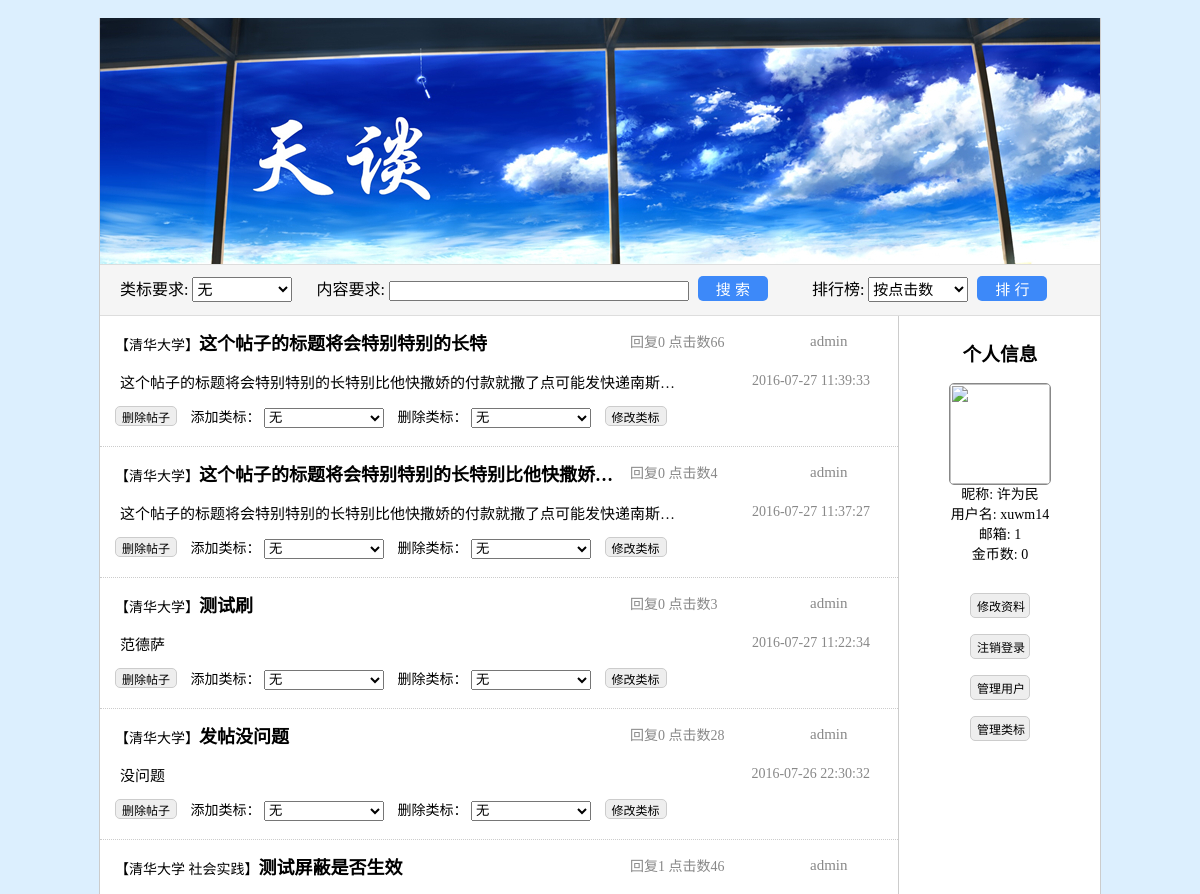
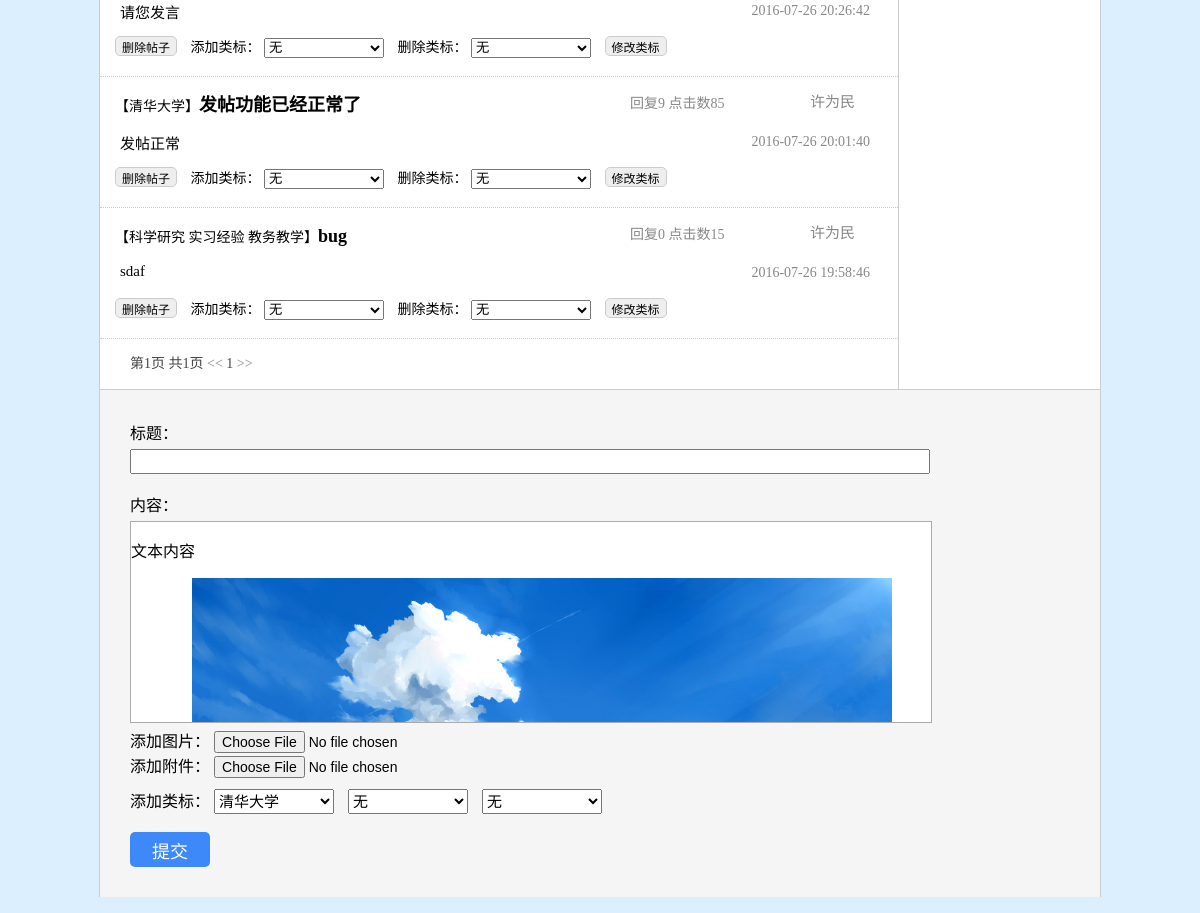
The page /postbar/homepage/ (signed in) on the database its author committed (2 pictures, top to bottom).
### postbar/models.py (models this page shows, shortened)
class TKuser(models.Model):
	user        = models.OneToOneField(User, on_delete = models.CASCADE)
	nickname    = models.CharField(max_length = 100)
	img         = models.ImageField(upload_to = user_directory_path, default = '/static/images/mengbi.jpg')
	pwdQuestion = models.CharField(max_length = 100)
	pwdAnswer   = models.CharField(max_length = 100)
	numPost     = models.IntegerField(default = 0)
	numScore    = models.IntegerField(default = 0)
	numCoin     = models.IntegerField(default = 0)
	usrStatus   = models.SmallIntegerField(default = 0)
	usrType     = models.SmallIntegerField(default = 0)
	def getImgUrl(self):
		return self.img.url

class TKpost(models.Model):
	title       = models.CharField(max_length = 100)
	content     = models.CharField(max_length = 1000)
	img         = models.ImageField(upload_to = 'upload')
	attachment  = models.FileField()
	user        = models.ForeignKey(User, on_delete = models.CASCADE)
	time        = models.DateTimeField(default = timezone.now)
	classTag    = models.CharField(max_length = 100)
	keyword     = models.CharField(max_length = 100)
	numClick    = models.IntegerField(default = 0)
	numResp     = models.IntegerField(default = 0)
	score       = models.IntegerField(default = 0)
	coin        = models.IntegerField(default = 0)

### postbar/views.py (the view, shortened to what this page needs)
@csrf_exempt
def homepage(request):
	if request.user.is_authenticated():
		postDic = [{'post': p,
					'tag1': p.classTag.split()[0],
					'tag2': p.classTag.split()[1] if len(p.classTag.split()) > 1 else '无',
					'tag3': p.classTag.split()[2] if len(p.classTag.split()) > 2 else '无'
				} for p in TKhomepage.searchPostByTime()
			]
		dic = {
			'user': request.user,
			'img' : request.user.tkuser.getImgUrl(),
			'posts': postDic,
			'tags': TKclassTag.objects.all(),
		}
		return render(request, 'postbar/homepage.html', dic)
	else:
		return HttpResponse("您未登陆，无法访问该网页！")

### postbar/models.py (called while the page is built)
	def searchPostByTime():
		return TKpost.objects.all().order_by('-time')

### postbar/templates/postbar/homepage.html (shortened to what this page needs)
﻿﻿<!doctype html>
<html lang="zh-CN">
<head>
	<link rel="stylesheet" href="/static/css/base.css">
</head>
<body>
<div id="container">
	<div id="homepage_header" style="background-image:url(/static/images/hp_header.jpg)"></div>
	<div id="menu_block">
		类标要求:
		<select class="menu_block_label" name="search_label">
			<option value="无">无</option>
		</select>
		内容要求:
		<input id="menu_block_content" type="text" name="search_content"/>
		<input id="menu_block_btn" type="button" value="搜 索"/>
		排行榜:
		<select class="menu_block_rank" name="rank">
			<option value="click">按点击数</option>
		</select>
		<input id="menu_block_btn" type="button" value="排 行"/>
	</div>
	<div id="user_info">
		<h3>个人信息</h3>
		<img class="user_info_img" src="{{ img }}"></br>
		<span class="user_info_name">昵称: {{ user.tkuser.nickname }}</span></br>
		<span class="user_info_name">用户名: {{ user.username }}</span></br>
		<span class="user_info_name">邮箱: {{ user.email }}</span></br>
		<span class="user_info_name">金币数: {{ user.tkuser.numCoin }}</span></br></br>
		<input class="user_info_btn" type="button" value="修改资料" onclick="window.location.href='{% url 'account' %}'"/></br>
		<input class="user_info_btn" type="button" value="注销登录" onclick="logout()"/></br>
		{% if user.tkuser.usrType != 0 %}
			<input class="user_info_btn" type="button" value="管理用户" onclick="window.location.href='{% url 'useradmin' %}'"/></br>
			<input class="user_info_btn" type="button" value="管理类标" onclick="window.location.href='{% url 'tagadmin' %}'"/></br>
		{% endif %}
	</div>
	<div id="post_list">
		{% for p in posts %}
		{% if p.post.user.tkuser.usrStatus != 2 %}
		<div class="post_item">
			<div class="post_item_wrap1">
				<p class="post_item_title"><a href="{% url 'post' p.post.id %}" target="_blank">
					<span class="post_item_label">【{{ p.post.classTag }}】</span>{{ p.post.title }}
				</a></p>
				<p class="post_item_author">{{ p.post.user.tkuser.nickname }}</p>
				<p class="post_item_num">回复{{ p.post.numResp }} 点击数{{ p.post.numClick }}</p>
			</div>
			<div class="post_item_wrap2">
				<div class="post_item_brief"><p>{{ p.post.content }}</p></div>
				<div class="post_item_date">{{ p.post.time|date:"Y-m-d H:i:s" }}</div>
			</div>
			{% if user.tkuser.usrType != 0 %}
			<div class="post_item_wrap3">
				<input class="post_item_btn opPost" id="delPost{{ forloop.counter }}" type="button" value="删除帖子"/>
				添加类标：
				<select class="post_item_ctrl" id="addTag{{ forloop.counter }}">
					<option value="无">无</option>
				</select>
				删除类标：
				<select class="post_item_ctrl" id="delTag{{ forloop.counter }}">
					<option value="无">无</option>
				</select>
				<button class="post_item_btn opTag" type="button" id="op{{ forloop.counter }}">修改类标</button>
			</div>
			{% endif %}
		</div>
		{% endif %}
		{% endfor %}
		<div id="pagenum">
			第1页 共1页  <a href=""><<</a> 1 <a href="">>></a>
		</div>
	</div>
	<form id="new_post" method="post" action="" >
		标题：</br><input id="new_post_title" type="text" name="title" onsubmit="checkPost()" />
		内容：</br>
		<div id="new_post_content" contenteditable="true">
			<p id="rel_post_content">文本内容</p>
			<img class="new_post_img" src="/static/images/log_bg.jpg">
		</div>
		添加图片：
		<input class="new_post_file" type="file" onchange="addImg(this.value)" /></br>
		添加附件：
		<input class="new_post_file" type="file" name="headimg"/></br>
		<div id="new_post_labels">
			添加类标：
			<select class="new_post_label" id="tag1">
			{% for tag in tags %}
				<option value="{{ tag.classTagName }}">{{ tag.classTagName }}</option>
			{% endfor %}
			</select>
			<select class="new_post_label" id="tag2">
				<option value="无" selected="selected">无</option>
			</select>
			<select class="new_post_label" id="tag3">
				<option value="无" selected="selected">无</option>
			</select>
		</div></br>
		{% if user.tkuser.usrStatus > 0 %}
			<p>您处于禁言或屏蔽状态，无法发帖！</p>
		{% else %}
			<input type="button" value="提交" id="new_post_submit" onclick="checkPost()" />
		{% endif %}
	</form>
</body>
</body>
</html>

### freetalk/static/css/base.css (style rules this page uses)
body { margin:0px; background:#DCEFFE; font-family:"Microsoft YaHei"; font-size:16px; #text-overflow:ellipsis; #white-space:nowrap; }
p { overflow:hidden; white-space:nowrap; text-overflow:ellipsis; }
a:link { color:#000000; text-decoration:none; }
#container { width:1000px; margin:0px auto; background:#ffffff; border-style:none solid none solid; border-width:1px; border-color:#cccccc; }
#homepage_header { height:246px; border-bottom-style:solid; border-width:1px; border-color:#dddddd; }
#menu_block { background:#f5f5f5; height:40px; padding:5px 0px 5px 20px; line-height:40px; border-bottom-style:solid; border-width:1px; border-color:#dddddd; }
.menu_block_label { width:100px; height:25px; margin-right:20px; font-size:15px; }
#menu_block_content { height:20px; width:300px; margin-top:5px; font-size:15px; font-family:"Microsoft YaHei"; }
#menu_block_btn { width:70px; height:25px; margin:0px 40px 0px 5px; color:#ffffff; font-size:15px; background:#3D89F9; border-style:solid; border-width:0px; border-radius:5px; cursor:pointer; }
.menu_block_rank { width:100px; height:25px; font-size:15px; }
#user_info { width:200px; padding:10px 0px; float:right; text-align:center; line-height:20px; }
.user_info_img { width:100px; height:100px; border-style:solid; border-width:1px; border-color:#888888; border-radius:5px; }
.user_info_name { font-size:14px; }
.user_info_btn { width:60px; height:25px; margin:8px 0px; font-size:12px; background:#eeeeee; border-style:solid; border-width:1px; border-color:#cccccc; border-radius:5px; cursor:pointer; }
#post_list { width:798px; min-height:500px; float:left; border-style:none solid none none; border-width:1px; border-color:#cccccc; }
.post_item { #height:80px; padding:0px 0px 0px 15px; border-bottom-style:dotted; border-width:1px; border-color:#cccccc; }
.post_item_wrap1 { width:775px; height:40px; overflow:hidden; white-space:nowrap; text-overflow:ellipsis; line-height:20px; }
.post_item_title { width:500px; font-size:18px; font-weight:bold; float:left; }
.post_item_label { font-size:14px; font-weight:normal; }
.post_item_author { width:80px; float:right; color:#888888; font-size:15px; }
.post_item_num { padding-top:3px; width:180px; float:right; color:#888888; font-size:14px; }
.post_item_wrap2 { width:750px; height:50px; margin-left:5px; }
.post_item_brief { width:570px; height:50px; float:left; font-size:15px; }
.post_item_date { color:#888888; width:160px; height:50px; line-height:50px; float:right; font-size:14px; text-align:right; }
.post_item_wrap3 { width:750px; height:40px; font-size:14px; }
.post_item_btn { height:20px; margin-right:10px; font-size:12px; background:#eeeeee; border-style:solid; border-width:1px; border-color:#cccccc; border-radius:5px; cursor:pointer; }
.post_item_ctrl { width:120px; height:20px; margin-right:10px; }
#pagenum { padding:10px 30px; height:30px; color:#444444; font-size:14px; line-height:30px; }
#new_post { width:940px; background:#f5f5f5; padding:30px; #margin:20px 0px; border-top-style:solid; border-width:1px; border-color:#cccccc; }
#new_post_title { height:25px; width:800px; margin-top:5px; font-size:16px; font-family:"Microsoft YaHei"; }
#new_post_content { background:#ffffff; width:800px; height:200px; margin:5px 0px; overflow-y:scroll; font-size:16px; font-family:"Microsoft YaHei"; border-style:solid; border-width:1px; border-color:#aaaaaa; }
.new_post_img { max-width:700px; }
.new_post_file { font-size:14px; }
#new_post_labels { margin-top:10px; }
.new_post_label { width:120px; height:25px; margin-right:10px; font-size:15px; }
#new_post_submit { width:80px; height:35px; color:#ffffff; font-size:18px; background:#3D89F9; border-style:solid; border-width:0px; border-radius:5px; cursor:pointer; }

### rows shown on the page
TKpost: post.classTag "清华大学", post "这个帖子的标题将会特别特别的长特", post.user.tkuser.nickname "admin", post.numResp "0", post.numClick "66", post.content "这个帖子的标题将会特别特别的长特别比他快撒娇的付款就撒了点可能发快递南斯…", post.time "2016-07-27 11:39:33"
TKpost: post.classTag "清华大学", post "这个帖子的标题将会特别特别的长特别比他快撒娇…", post.user.tkuser.nickname "admin", post.numResp "0", post.numClick "4", post.content "这个帖子的标题将会特别特别的长特别比他快撒娇的付款就撒了点可能发快递南斯…", post.time "2016-07-27 11:37:27"
TKpost: post.classTag "清华大学", post "测试刷", post.user.tkuser.nickname "admin", post.numResp "0", post.numClick "3", post.content "范德萨", post.time "2016-07-27 11:22:34"
TKpost: post.classTag "清华大学", post "发帖没问题", post.user.tkuser.nickname "admin", post.numResp "0", post.numClick "28", post.content "没问题", post.time "2016-07-26 22:30:32"
TKpost: post.classTag "清华大学 社会实践", post "测试屏蔽是否生效", post.user.tkuser.nickname "admin", post.numResp "1", post.numClick "46", post.content "请您发言", post.time "2016-07-26 20:26:42"
TKpost: post.classTag "清华大学", post "发帖功能已经正常了", post.user.tkuser.nickname "许为民", post.numResp "9", post.numClick "85", post.content "发帖正常", post.time "2016-07-26 20:01:40"
TKpost: post.classTag "科学研究 实习经验 教务教学", post "bug", post.user.tkuser.nickname "许为民", post.numResp "0", post.numClick "15", post.content "sdaf", post.time "2016-07-26 19:58:46"

### other values the page prints
{{ user.tkuser.nickname }} "许为民"
{{ user.username }} "xuwm14"
{{ user.email }} "1"
{{ user.tkuser.numCoin }} "0"
form field value "清华大学"
